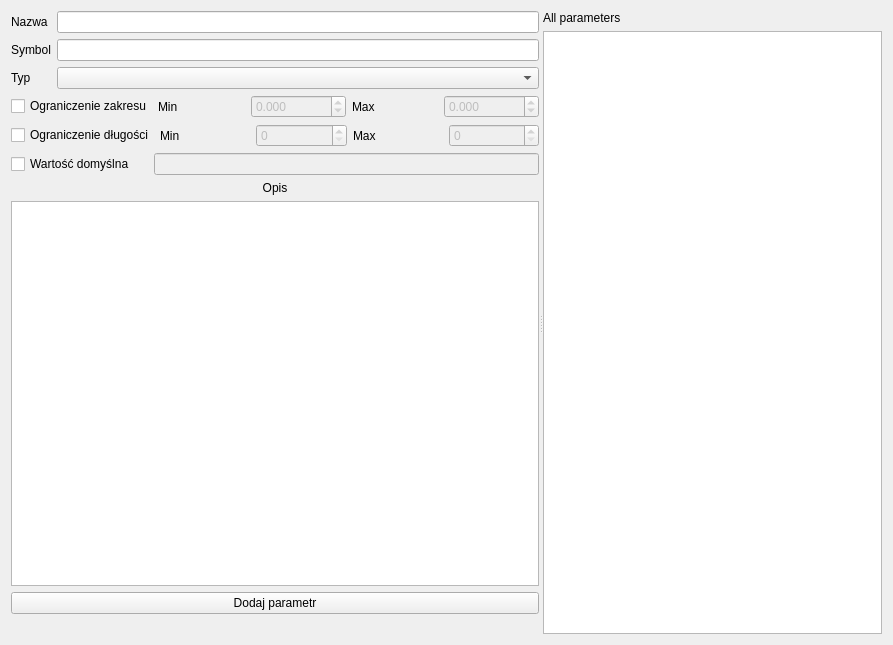
<?xml version="1.0" encoding="UTF-8"?>
<ui version="4.0">
 <class>AddParameter</class>
 <widget class="QWidget" name="AddParameter">
  <property name="geometry">
   <rect>
    <x>0</x>
    <y>0</y>
    <width>893</width>
    <height>645</height>
   </rect>
  </property>
  <property name="windowTitle">
   <string>Form</string>
  </property>
  <layout class="QHBoxLayout" name="horizontalLayout">
   <item>
    <widget class="QSplitter" name="splitter_2">
     <property name="orientation">
      <enum>Qt::Horizontal</enum>
     </property>
     <widget class="QWidget" name="layoutWidget">
      <layout class="QVBoxLayout" name="verticalLayout">
       <item>
        <layout class="QVBoxLayout" name="verticalLayout_4">
         <property name="sizeConstraint">
          <enum>QLayout::SetDefaultConstraint</enum>
         </property>
        </layout>
       </item>
       <item>
        <layout class="QVBoxLayout" name="verticalLayout_3" stretch="0,0,0,0">
         <property name="spacing">
          <number>6</number>
         </property>
         <property name="sizeConstraint">
          <enum>QLayout::SetMinimumSize</enum>
         </property>
         <item>
          <layout class="QFormLayout" name="formLayout">
           <item row="0" column="0">
            <widget class="QLabel" name="name_l">
             <property name="text">
              <string>Nazwa</string>
             </property>
            </widget>
           </item>
           <item row="0" column="1">
            <widget class="QLineEdit" name="name"/>
           </item>
           <item row="1" column="0">
            <widget class="QLabel" name="symbol_l">
             <property name="text">
              <string>Symbol</string>
             </property>
            </widget>
           </item>
           <item row="1" column="1">
            <widget class="QLineEdit" name="symbol"/>
           </item>
           <item row="2" column="0">
            <widget class="QLabel" name="parameterType_l">
             <property name="text">
              <string>Typ</string>
             </property>
            </widget>
           </item>
           <item row="2" column="1">
            <widget class="QComboBox" name="parameterType"/>
           </item>
          </layout>
         </item>
         <item>
          <layout class="QHBoxLayout" name="value_hl">
           <property name="sizeConstraint">
            <enum>QLayout::SetMinimumSize</enum>
           </property>
           <item>
            <widget class="QCheckBox" name="hasLimitedValue">
             <property name="text">
              <string>Ograniczenie zakresu</string>
             </property>
            </widget>
           </item>
           <item>
            <widget class="QLabel" name="minVal_l">
             <property name="enabled">
              <bool>true</bool>
             </property>
             <property name="text">
              <string>Min</string>
             </property>
             <property name="buddy">
              <cstring>minVal</cstring>
             </property>
            </widget>
           </item>
           <item>
            <widget class="QEngineerSpinBox" name="minVal">
             <property name="enabled">
              <bool>false</bool>
             </property>
             <property name="minimumSize">
              <size>
               <width>80</width>
               <height>0</height>
              </size>
             </property>
             <property name="decimals">
              <number>3</number>
             </property>
             <property name="minimum">
              <double>-999999999.000000000000000</double>
             </property>
             <property name="maximum">
              <double>999999999.000000000000000</double>
             </property>
            </widget>
           </item>
           <item>
            <widget class="QLabel" name="maxVal_l">
             <property name="enabled">
              <bool>true</bool>
             </property>
             <property name="text">
              <string>Max</string>
             </property>
             <property name="buddy">
              <cstring>maxVal</cstring>
             </property>
            </widget>
           </item>
           <item>
            <widget class="QEngineerSpinBox" name="maxVal">
             <property name="enabled">
              <bool>false</bool>
             </property>
             <property name="minimumSize">
              <size>
               <width>80</width>
               <height>0</height>
              </size>
             </property>
             <property name="decimals">
              <number>3</number>
             </property>
             <property name="minimum">
              <double>-999999999.000000000000000</double>
             </property>
             <property name="maximum">
              <double>999999999.000000000000000</double>
             </property>
            </widget>
           </item>
          </layout>
         </item>
         <item>
          <layout class="QHBoxLayout" name="length_hl">
           <property name="sizeConstraint">
            <enum>QLayout::SetMinimumSize</enum>
           </property>
           <item>
            <widget class="QCheckBox" name="hasLimitedLength">
             <property name="text">
              <string>Ograniczenie długości</string>
             </property>
            </widget>
           </item>
           <item>
            <widget class="QLabel" name="minLength_l">
             <property name="enabled">
              <bool>true</bool>
             </property>
             <property name="text">
              <string>Min</string>
             </property>
             <property name="buddy">
              <cstring>minLength</cstring>
             </property>
            </widget>
           </item>
           <item>
            <widget class="QSpinBox" name="minLength">
             <property name="enabled">
              <bool>false</bool>
             </property>
             <property name="minimumSize">
              <size>
               <width>80</width>
               <height>0</height>
              </size>
             </property>
            </widget>
           </item>
           <item>
            <widget class="QLabel" name="maxLength_l">
             <property name="enabled">
              <bool>true</bool>
             </property>
             <property name="text">
              <string>Max</string>
             </property>
             <property name="buddy">
              <cstring>maxLength</cstring>
             </property>
            </widget>
           </item>
           <item>
            <widget class="QSpinBox" name="maxLength">
             <property name="enabled">
              <bool>false</bool>
             </property>
             <property name="minimumSize">
              <size>
               <width>80</width>
               <height>0</height>
              </size>
             </property>
            </widget>
           </item>
          </layout>
         </item>
         <item>
          <layout class="QHBoxLayout" name="default_hl">
           <property name="sizeConstraint">
            <enum>QLayout::SetMinimumSize</enum>
           </property>
           <item>
            <widget class="QCheckBox" name="hasDefault">
             <property name="text">
              <string>Wartość domyślna</string>
             </property>
            </widget>
           </item>
           <item>
            <widget class="QLabel" name="default_l">
             <property name="text">
              <string/>
             </property>
             <property name="buddy">
              <cstring>defaultValue</cstring>
             </property>
            </widget>
           </item>
           <item>
            <widget class="QLineEdit" name="defaultValue">
             <property name="enabled">
              <bool>false</bool>
             </property>
            </widget>
           </item>
          </layout>
         </item>
        </layout>
       </item>
       <item>
        <widget class="QLabel" name="description_l">
         <property name="text">
          <string>Opis</string>
         </property>
         <property name="alignment">
          <set>Qt::AlignCenter</set>
         </property>
         <property name="buddy">
          <cstring>description</cstring>
         </property>
        </widget>
       </item>
       <item>
        <widget class="QTextEdit" name="description">
         <property name="sizePolicy">
          <sizepolicy hsizetype="Expanding" vsizetype="Expanding">
           <horstretch>0</horstretch>
           <verstretch>10</verstretch>
          </sizepolicy>
         </property>
        </widget>
       </item>
       <item>
        <widget class="QPushButton" name="addParameter">
         <property name="text">
          <string>Dodaj parametr</string>
         </property>
        </widget>
       </item>
       <item>
        <widget class="QLabel" name="status">
         <property name="text">
          <string/>
         </property>
        </widget>
       </item>
      </layout>
     </widget>
     <widget class="QWidget" name="layoutWidget">
      <layout class="QVBoxLayout" name="verticalLayout_2">
       <item>
        <widget class="QLabel" name="label">
         <property name="text">
          <string>All parameters</string>
         </property>
        </widget>
       </item>
       <item>
        <widget class="QTableView" name="parametersView"/>
       </item>
      </layout>
     </widget>
    </widget>
   </item>
  </layout>
 </widget>
 <customwidgets>
  <customwidget>
   <class>QEngineerSpinBox</class>
   <extends>QDoubleSpinBox</extends>
   <header>qengineerspinbox.h</header>
  </customwidget>
 </customwidgets>
 <resources/>
 <connections/>
</ui>
